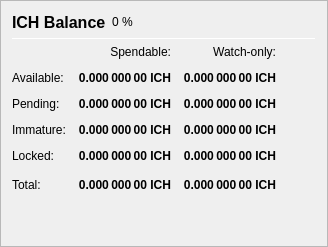
                   <widget class="QFrame" name="frame_Balances">
                    <property name="frameShape">
                     <enum>QFrame::StyledPanel</enum>
                    </property>
                    <property name="frameShadow">
                     <enum>QFrame::Raised</enum>
                    </property>
                    <layout class="QVBoxLayout" name="verticalLayout_4">
                     <item>
                      <layout class="QHBoxLayout" name="horizontalLayout_4">
                       <item>
                        <widget class="QLabel" name="label_5">
                         <property name="minimumSize">
                          <size>
                           <width>0</width>
                           <height>20</height>
                          </size>
                         </property>
                         <property name="font">
                          <font>
                           <pointsize>12</pointsize>
                           <weight>75</weight>
                           <bold>true</bold>
                          </font>
                         </property>
                         <property name="text">
                          <string>ICH Balance</string>
                         </property>
                        </widget>
                       </item>
                       <item>
                        <widget class="QLabel" name="labelICHPercent">
                         <property name="text">
                          <string notr="true">0 %</string>
                         </property>
                        </widget>
                       </item>
                       <item>
                        <spacer name="horizontalSpacer_3">
                         <property name="orientation">
                          <enum>Qt::Horizontal</enum>
                         </property>
                         <property name="sizeHint" stdset="0">
                          <size>
                           <width>40</width>
                           <height>20</height>
                          </size>
                         </property>
                        </spacer>
                       </item>
                      </layout>
                     </item>
                     <item>
                      <widget class="Line" name="line_Balance">
                       <property name="minimumSize">
                        <size>
                         <width>0</width>
                         <height>1</height>
                        </size>
                       </property>
                       <property name="maximumSize">
                        <size>
                         <width>16777215</width>
                         <height>1</height>
                        </size>
                       </property>
                       <property name="orientation">
                        <enum>Qt::Horizontal</enum>
                       </property>
                      </widget>
                     </item>
                     <item>
                      <layout class="QGridLayout" name="gridLayout">
                       <property name="spacing">
                        <number>12</number>
                       </property>
                       <item row="0" column="1">
                        <widget class="QLabel" name="labelSpendable">
                         <property name="text">
                          <string>Spendable:</string>
                         </property>
                         <property name="alignment">
                          <set>Qt::AlignRight|Qt::AlignTrailing|Qt::AlignVCenter</set>
                         </property>
                        </widget>
                       </item>
                       <item row="0" column="2">
                        <widget class="QLabel" name="labelWatchonly">
                         <property name="text">
                          <string>Watch-only:</string>
                         </property>
                         <property name="alignment">
                          <set>Qt::AlignRight|Qt::AlignTrailing|Qt::AlignVCenter</set>
                         </property>
                        </widget>
                       </item>
                       <item row="1" column="0">
                        <widget class="QLabel" name="labelBalanceText">
                         <property name="text">
                          <string>Available:</string>
                         </property>
                        </widget>
                       </item>
                       <item row="1" column="1">
                        <widget class="QLabel" name="labelBalance">
                         <property name="font">
                          <font>
                           <weight>75</weight>
                           <bold>true</bold>
                          </font>
                         </property>
                         <property name="cursor">
                          <cursorShape>IBeamCursor</cursorShape>
                         </property>
                         <property name="toolTip">
                          <string>Your current spendable balance</string>
                         </property>
                         <property name="text">
                          <string notr="true">0.000 000 00 ICH</string>
                         </property>
                         <property name="alignment">
                          <set>Qt::AlignRight|Qt::AlignTrailing|Qt::AlignVCenter</set>
                         </property>
                         <property name="textInteractionFlags">
                          <set>Qt::LinksAccessibleByMouse|Qt::TextSelectableByKeyboard|Qt::TextSelectableByMouse</set>
                         </property>
                        </widget>
                       </item>
                       <item row="1" column="2">
                        <widget class="QLabel" name="labelWatchAvailable">
                         <property name="font">
                          <font>
                           <weight>75</weight>
                           <bold>true</bold>
                          </font>
                         </property>
                         <property name="cursor">
                          <cursorShape>IBeamCursor</cursorShape>
                         </property>
                         <property name="toolTip">
                          <string>Your current balance in watch-only addresses</string>
                         </property>
                         <property name="text">
                          <string notr="true">0.000 000 00 ICH</string>
                         </property>
                         <property name="alignment">
                          <set>Qt::AlignRight|Qt::AlignTrailing|Qt::AlignVCenter</set>
                         </property>
                         <property name="textInteractionFlags">
                          <set>Qt::LinksAccessibleByMouse|Qt::TextSelectableByKeyboard|Qt::TextSelectableByMouse</set>
                         </property>
                        </widget>
                       </item>
                       <item row="2" column="0">
                        <widget class="QLabel" name="labelPendingText">
                         <property name="text">
                          <string>Pending:</string>
                         </property>
                        </widget>
                       </item>
                       <item row="2" column="1">
                        <widget class="QLabel" name="labelUnconfirmed">
                         <property name="font">
                          <font>
                           <weight>75</weight>
                           <bold>true</bold>
                          </font>
                         </property>
                         <property name="cursor">
                          <cursorShape>IBeamCursor</cursorShape>
                         </property>
                         <property name="toolTip">
                          <string>Total of transactions that have yet to be confirmed, and do not yet count toward the spendable balance</string>
                         </property>
                         <property name="text">
                          <string notr="true">0.000 000 00 ICH</string>
                         </property>
                         <property name="alignment">
                          <set>Qt::AlignRight|Qt::AlignTrailing|Qt::AlignVCenter</set>
                         </property>
                         <property name="textInteractionFlags">
                          <set>Qt::LinksAccessibleByMouse|Qt::TextSelectableByKeyboard|Qt::TextSelectableByMouse</set>
                         </property>
                        </widget>
                       </item>
                       <item row="2" column="2">
                        <widget class="QLabel" name="labelWatchPending">
                         <property name="font">
                          <font>
                           <weight>75</weight>
                           <bold>true</bold>
                          </font>
                         </property>
                         <property name="cursor">
                          <cursorShape>IBeamCursor</cursorShape>
                         </property>
                         <property name="toolTip">
                          <string>Unconfirmed transactions to watch-only addresses</string>
                         </property>
                         <property name="text">
                          <string notr="true">0.000 000 00 ICH</string>
                         </property>
                         <property name="alignment">
                          <set>Qt::AlignRight|Qt::AlignTrailing|Qt::AlignVCenter</set>
                         </property>
                         <property name="textInteractionFlags">
                          <set>Qt::LinksAccessibleByMouse|Qt::TextSelectableByKeyboard|Qt::TextSelectableByMouse</set>
                         </property>
                        </widget>
                       </item>
                       <item row="3" column="0">
                        <widget class="QLabel" name="labelImmatureText">
                         <property name="text">
                          <string>Immature:</string>
                         </property>
                        </widget>
                       </item>
                       <item row="3" column="1">
                        <widget class="QLabel" name="labelImmature">
                         <property name="font">
                          <font>
                           <weight>75</weight>
                           <bold>true</bold>
                          </font>
                         </property>
                         <property name="cursor">
                          <cursorShape>IBeamCursor</cursorShape>
                         </property>
                         <property name="toolTip">
                          <string>Staked or masternode rewards that has not yet matured</string>
                         </property>
                         <property name="text">
                          <string notr="true">0.000 000 00 ICH</string>
                         </property>
                         <property name="alignment">
                          <set>Qt::AlignRight|Qt::AlignTrailing|Qt::AlignVCenter</set>
                         </property>
                         <property name="textInteractionFlags">
                          <set>Qt::LinksAccessibleByMouse|Qt::TextSelectableByKeyboard|Qt::TextSelectableByMouse</set>
                         </property>
                        </widget>
                       </item>
                       <item row="3" column="2">
                        <widget class="QLabel" name="labelWatchImmature">
                         <property name="font">
                          <font>
                           <weight>75</weight>
                           <bold>true</bold>
                          </font>
                         </property>
                         <property name="cursor">
                          <cursorShape>IBeamCursor</cursorShape>
                         </property>
                         <property name="toolTip">
                          <string>Staked or masternode rewards in watch-only addresses that has not yet matured</string>
                         </property>
                         <property name="text">
                          <string notr="true">0.000 000 00 ICH</string>
                         </property>
                         <property name="alignment">
                          <set>Qt::AlignRight|Qt::AlignTrailing|Qt::AlignVCenter</set>
                         </property>
                         <property name="textInteractionFlags">
                          <set>Qt::LinksAccessibleByMouse|Qt::TextSelectableByKeyboard|Qt::TextSelectableByMouse</set>
                         </property>
                        </widget>
                       </item>
                       <item row="4" column="0">
                        <widget class="QLabel" name="labelLockedBalanceText">
                         <property name="toolTip">
                          <string>Locked ICH or Masternode collaterals. These are excluded from zICH minting.</string>
                         </property>
                         <property name="text">
                          <string>Locked:</string>
                         </property>
                        </widget>
                       </item>
                       <item row="4" column="1">
                        <widget class="QLabel" name="labelLockedBalance">
                         <property name="font">
                          <font>
                           <weight>75</weight>
                           <bold>true</bold>
                          </font>
                         </property>
                         <property name="cursor">
                          <cursorShape>IBeamCursor</cursorShape>
                         </property>
                         <property name="toolTip">
                          <string>Locked ICH or Masternode collaterals. These are excluded from zICH minting.</string>
                         </property>
                         <property name="text">
                          <string notr="true">0.000 000 00 ICH</string>
                         </property>
                         <property name="alignment">
                          <set>Qt::AlignRight|Qt::AlignTrailing|Qt::AlignVCenter</set>
                         </property>
                         <property name="textInteractionFlags">
                          <set>Qt::LinksAccessibleByMouse|Qt::TextSelectableByKeyboard|Qt::TextSelectableByMouse</set>
                         </property>
                        </widget>
                       </item>
                       <item row="4" column="2">
                        <widget class="QLabel" name="labelWatchLocked">
                         <property name="font">
                          <font>
                           <weight>75</weight>
                           <bold>true</bold>
                          </font>
                         </property>
                         <property name="cursor">
                          <cursorShape>IBeamCursor</cursorShape>
                         </property>
                         <property name="toolTip">
                          <string>Current locked balance in watch-only addresses</string>
                         </property>
                         <property name="text">
                          <string notr="true">0.000 000 00 ICH</string>
                         </property>
                         <property name="alignment">
                          <set>Qt::AlignRight|Qt::AlignTrailing|Qt::AlignVCenter</set>
                         </property>
                         <property name="textInteractionFlags">
                          <set>Qt::LinksAccessibleByMouse|Qt::TextSelectableByKeyboard|Qt::TextSelectableByMouse</set>
                         </property>
                        </widget>
                       </item>
                       <item row="5" column="0">
                        <widget class="QLabel" name="labelTotalText">
                         <property name="toolTip">
                          <string>Your current IchibaCoin balance, unconfirmed and immature transactions included</string>
                         </property>
                         <property name="text">
                          <string>Total:</string>
                         </property>
                        </widget>
                       </item>
                       <item row="5" column="1">
                        <widget class="QLabel" name="labelTotal">
                         <property name="font">
                          <font>
                           <weight>75</weight>
                           <bold>true</bold>
                          </font>
                         </property>
                         <property name="cursor">
                          <cursorShape>IBeamCursor</cursorShape>
                         </property>
                         <property name="toolTip">
                          <string>Your current IchibaCoin balance, unconfirmed and immature transactions included</string>
                         </property>
                         <property name="text">
                          <string notr="true">0.000 000 00 ICH</string>
                         </property>
                         <property name="alignment">
                          <set>Qt::AlignRight|Qt::AlignTrailing|Qt::AlignVCenter</set>
                         </property>
                         <property name="textInteractionFlags">
                          <set>Qt::LinksAccessibleByMouse|Qt::TextSelectableByKeyboard|Qt::TextSelectableByMouse</set>
                         </property>
                        </widget>
                       </item>
                       <item row="5" column="2">
                        <widget class="QLabel" name="labelWatchTotal">
                         <property name="font">
                          <font>
                           <weight>75</weight>
                           <bold>true</bold>
                          </font>
                         </property>
                         <property name="cursor">
                          <cursorShape>IBeamCursor</cursorShape>
                         </property>
                         <property name="toolTip">
                          <string>Current total balance in watch-only addresses</string>
                         </property>
                         <property name="text">
                          <string notr="true">0.000 000 00 ICH</string>
                         </property>
                         <property name="alignment">
                          <set>Qt::AlignRight|Qt::AlignTrailing|Qt::AlignVCenter</set>
                         </property>
                         <property name="textInteractionFlags">
                          <set>Qt::LinksAccessibleByMouse|Qt::TextSelectableByKeyboard|Qt::TextSelectableByMouse</set>
                         </property>
                        </widget>
                       </item>
                       <item row="5" column="3">
                        <spacer name="horizontalSpacer_9">
                         <property name="orientation">
                          <enum>Qt::Horizontal</enum>
                         </property>
                         <property name="sizeHint" stdset="0">
                          <size>
                           <width>40</width>
                           <height>20</height>
                          </size>
                         </property>
                        </spacer>
                       </item>
                      </layout>
                     </item>
                     <item>
                      <spacer name="verticalSpacer_3">
                       <property name="orientation">
                        <enum>Qt::Vertical</enum>
                       </property>
                       <property name="sizeHint" stdset="0">
                        <size>
                         <width>20</width>
                         <height>40</height>
                        </size>
                       </property>
                      </spacer>
                     </item>
                    </layout>
                   </widget>
